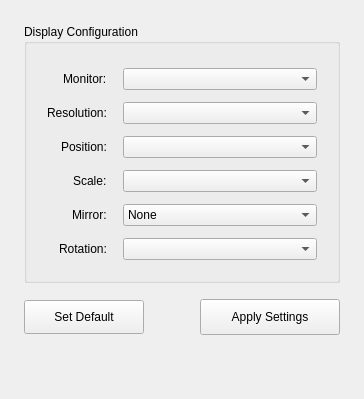
          <widget class="QWidget" name="monitor_tab">
           <attribute name="title">
            <string>Monitor</string>
           </attribute>
           <layout class="QVBoxLayout" name="monitor_outer_vl">
            <property name="spacing">
             <number>16</number>
            </property>
            <property name="leftMargin">
             <number>24</number>
            </property>
            <property name="topMargin">
             <number>24</number>
            </property>
            <property name="rightMargin">
             <number>24</number>
            </property>
            <property name="bottomMargin">
             <number>24</number>
            </property>
            <item>
             <widget class="QGroupBox" name="monitor_group">
              <property name="title">
               <string>Display Configuration</string>
              </property>
              <layout class="QFormLayout" name="monitor_form_layout">
               <property name="labelAlignment">
                <set>Qt::AlignmentFlag::AlignRight|Qt::AlignmentFlag::AlignTrailing|Qt::AlignmentFlag::AlignVCenter</set>
               </property>
               <property name="horizontalSpacing">
                <number>16</number>
               </property>
               <property name="verticalSpacing">
                <number>12</number>
               </property>
               <property name="leftMargin">
                <number>20</number>
               </property>
               <property name="topMargin">
                <number>24</number>
               </property>
               <property name="rightMargin">
                <number>20</number>
               </property>
               <property name="bottomMargin">
                <number>20</number>
               </property>
               <item row="0" column="0">
                <widget class="QLabel" name="monitor_name_label">
                 <property name="text">
                  <string>Monitor:</string>
                 </property>
                </widget>
               </item>
               <item row="0" column="1">
                <widget class="QComboBox" name="monitors_box">
                 <property name="sizePolicy">
                  <sizepolicy hsizetype="Expanding" vsizetype="Fixed">
                   <horstretch>0</horstretch>
                   <verstretch>0</verstretch>
                  </sizepolicy>
                 </property>
                </widget>
               </item>
               <item row="1" column="0">
                <widget class="QLabel" name="monitor_res_label">
                 <property name="text">
                  <string>Resolution:</string>
                 </property>
                </widget>
               </item>
               <item row="1" column="1">
                <widget class="QComboBox" name="resolution_box">
                 <property name="sizePolicy">
                  <sizepolicy hsizetype="Expanding" vsizetype="Fixed">
                   <horstretch>0</horstretch>
                   <verstretch>0</verstretch>
                  </sizepolicy>
                 </property>
                </widget>
               </item>
               <item row="2" column="0">
                <widget class="QLabel" name="monitor_pos_label">
                 <property name="text">
                  <string>Position:</string>
                 </property>
                </widget>
               </item>
               <item row="2" column="1">
                <widget class="QComboBox" name="position_box">
                 <property name="sizePolicy">
                  <sizepolicy hsizetype="Expanding" vsizetype="Fixed">
                   <horstretch>0</horstretch>
                   <verstretch>0</verstretch>
                  </sizepolicy>
                 </property>
                </widget>
               </item>
               <item row="3" column="0">
                <widget class="QLabel" name="monitor_scale_label">
                 <property name="text">
                  <string>Scale:</string>
                 </property>
                </widget>
               </item>
               <item row="3" column="1">
                <widget class="QComboBox" name="scale_box">
                 <property name="sizePolicy">
                  <sizepolicy hsizetype="Expanding" vsizetype="Fixed">
                   <horstretch>0</horstretch>
                   <verstretch>0</verstretch>
                  </sizepolicy>
                 </property>
                </widget>
               </item>
               <item row="4" column="0">
                <widget class="QLabel" name="mirror_label">
                 <property name="text">
                  <string>Mirror:</string>
                 </property>
                </widget>
               </item>
               <item row="4" column="1">
                <widget class="QComboBox" name="mirror_comboBox">
                 <item>
                  <property name="text">
                   <string>None</string>
                  </property>
                 </item>
                </widget>
               </item>
               <item row="6" column="1">
                <widget class="QComboBox" name="rotation_comboBox"/>
               </item>
               <item row="6" column="0">
                <widget class="QLabel" name="rotation_label">
                 <property name="text">
                  <string>Rotation:</string>
                 </property>
                </widget>
               </item>
              </layout>
             </widget>
            </item>
            <item>
             <layout class="QHBoxLayout" name="monitor_apply_hl">
              <item>
               <widget class="QPushButton" name="set_default_monitor_button">
                <property name="minimumSize">
                 <size>
                  <width>120</width>
                  <height>34</height>
                 </size>
                </property>
                <property name="text">
                 <string>Set Default</string>
                </property>
               </widget>
              </item>
              <item>
               <spacer name="monitor_apply_spacer">
                <property name="orientation">
                 <enum>Qt::Orientation::Horizontal</enum>
                </property>
                <property name="sizeHint" stdset="0">
                 <size>
                  <width>40</width>
                  <height>20</height>
                 </size>
                </property>
               </spacer>
              </item>
              <item>
               <widget class="QPushButton" name="apply_button">
                <property name="minimumSize">
                 <size>
                  <width>140</width>
                  <height>36</height>
                 </size>
                </property>
                <property name="text">
                 <string>Apply Settings</string>
                </property>
               </widget>
              </item>
             </layout>
            </item>
            <item>
             <spacer name="monitor_bottom_spacer">
              <property name="orientation">
               <enum>Qt::Orientation::Vertical</enum>
              </property>
              <property name="sizeHint" stdset="0">
               <size>
                <width>20</width>
                <height>40</height>
               </size>
              </property>
             </spacer>
            </item>
           </layout>
          </widget>
